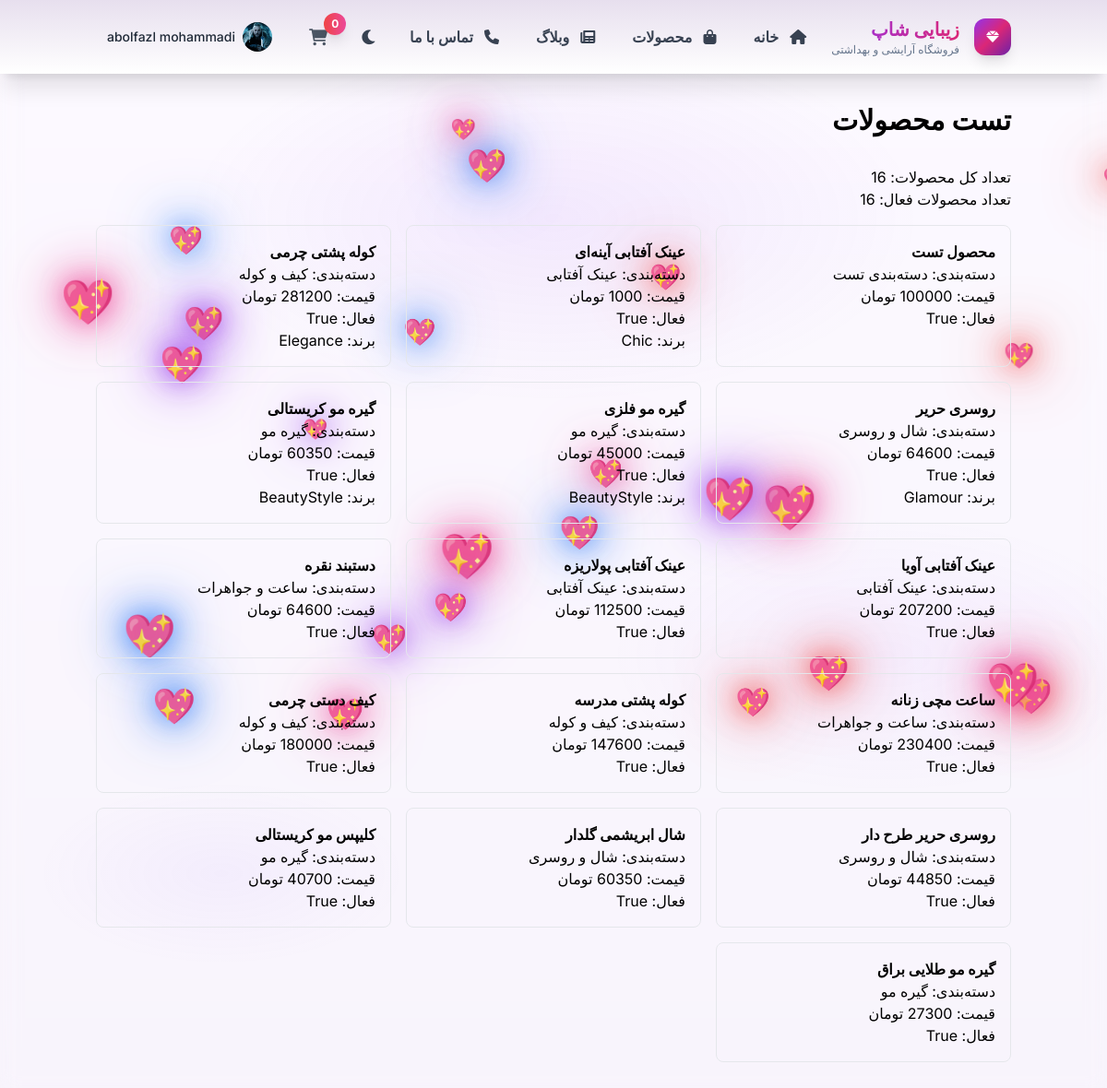
/shop/test/ (signed in), run on the app's committed database.
### core/models.py (models this page shows, shortened)
class User(AbstractUser):
    email = models.EmailField(unique=True, verbose_name='ایمیل')
    phone = models.CharField(max_length=11, unique=True, verbose_name='شماره موبایل')
    first_name = models.CharField(max_length=100, verbose_name='نام')
    last_name = models.CharField(max_length=100, verbose_name='نام خانوادگی')
    profile_image = models.ImageField(
        upload_to=user_profile_image_path, blank=True, null=True, verbose_name='عکس پروفایل'
    )
    province = models.ForeignKey(Province, on_delete=models.SET_NULL, null=True, blank=True, verbose_name='استان')
    city = models.ForeignKey(City, on_delete=models.SET_NULL, null=True, blank=True, verbose_name='شهر')
    address = models.CharField(max_length=300, blank=True, null=True, verbose_name='آدرس دقیق')
    updated_at = models.DateTimeField(auto_now=True, verbose_name='تاریخ بروزرسانی')
    USERNAME_FIELD = 'email'
    REQUIRED_FIELDS = ['username']
    class Meta:
        verbose_name = 'کاربر'
        verbose_name_plural = 'کاربران'

### shop/models.py (models this page shows, shortened)
class Product(models.Model):
    DISCOUNT_TYPE_CHOICES = [
        ('percentage', 'درصدی'),
        ('fixed', 'مبلغ ثابت'),
    ]
    STATUS_CHOICES = [
        ('active', 'فعال'),
        ('inactive', 'غیرفعال'),
        ('out_of_stock', 'ناموجود'),
    ]
    name = models.CharField(max_length=200, verbose_name="نام محصول")
    slug = models.SlugField(max_length=200, unique=True, allow_unicode=True, verbose_name="اسلاگ")
    category = models.ForeignKey(Category, on_delete=models.CASCADE, related_name='products', verbose_name="دسته‌بندی")
    brand = models.ForeignKey(Brand, on_delete=models.SET_NULL, null=True, blank=True, related_name='products', verbose_name="برند")
    description = models.TextField(verbose_name="توضیحات")
    short_description = models.CharField(max_length=300, blank=True, verbose_name="توضیحات کوتاه")
    price = models.DecimalField(max_digits=10, decimal_places=0, verbose_name="قیمت")
    original_price = models.DecimalField(max_digits=10, decimal_places=0, blank=True, null=True, verbose_name="قیمت اصلی")
    discount_percentage = models.PositiveIntegerField(default=0, validators=[MinValueValidator(0), MaxValueValidator(100)], verbose_name="درصد تخفیف")
    discount_amount = models.DecimalField(max_digits=10, decimal_places=0, default=0, verbose_name="مبلغ تخفیف")
    stock_quantity = models.PositiveIntegerField(default=0, verbose_name="موجودی")
    min_stock_alert = models.PositiveIntegerField(default=5, verbose_name="حداقل موجودی هشدار")
    model = models.CharField(max_length=100, blank=True, verbose_name="مدل")
    color = models.CharField(max_length=50, blank=True, verbose_name="رنگ")
    size = models.CharField(max_length=50, blank=True, verbose_name="سایز")
    weight = models.DecimalField(max_digits=8, decimal_places=2, blank=True, null=True, verbose_name="وزن (گرم)")
    dimensions = models.CharField(max_length=100, blank=True, verbose_name="ابعاد")
    is_featured = models.BooleanField(default=False, verbose_name="محصول ویژه")
    is_bestseller = models.BooleanField(default=False, verbose_name="پرفروش")
    is_new = models.BooleanField(default=False, verbose_name="جدید")
    is_luxury = models.BooleanField(default=False, verbose_name="لوکس")
    has_discount = models.BooleanField(default=False, verbose_name="دارای تخفیف")
    rating = models.DecimalField(max_digits=3, decimal_places=1, default=0, validators=[MinValueValidator(0), MaxValueValidator(5)], verbose_name="امتیاز")
    review_count = models.PositiveIntegerField(default=0, verbose_name="تعداد نظرات")
    view_count = models.PositiveIntegerField(default=0, verbose_name="تعداد بازدید")
    status = models.CharField(max_length=20, choices=STATUS_CHOICES, default='active', verbose_name="وضعیت")
    is_active = models.BooleanField(default=True, verbose_name="فعال")
    meta_title = models.CharField(max_length=200, blank=True, verbose_name="عنوان متا")
    meta_description = models.TextField(blank=True, verbose_name="توضیحات متا")
    meta_keywords = models.CharField(max_length=500, blank=True, verbose_name="کلمات کلیدی متا")
    telegram_link = models.URLField(blank=True, verbose_name="لینک تلگرام")
    instagram_link = models.URLField(blank=True, verbose_name="لینک اینستاگرام")
    facebook_link = models.URLField(blank=True, verbose_name="لینک فیسبوک")
    created_at = models.DateTimeField(auto_now_add=True, verbose_name="تاریخ ایجاد")
    updated_at = models.DateTimeField(auto_now=True, verbose_name="تاریخ بروزرسانی")
    published_at = models.DateTimeField(default=timezone.now, verbose_name="تاریخ انتشار")
    class Meta:
        verbose_name = "محصول"
        verbose_name_plural = "محصولات"
        ordering = ['-created_at']

class Category(models.Model):
    name = models.CharField(max_length=100, verbose_name="نام دسته‌بندی")
    slug = models.SlugField(max_length=100, unique=True, allow_unicode=True, verbose_name="اسلاگ")
    icon = models.CharField(max_length=50, blank=True, verbose_name="آیکون")
    description = models.TextField(blank=True, verbose_name="توضیحات")
    is_active = models.BooleanField(default=True, verbose_name="فعال")
    created_at = models.DateTimeField(auto_now_add=True, verbose_name="تاریخ ایجاد")
    updated_at = models.DateTimeField(auto_now=True, verbose_name="تاریخ بروزرسانی")
    class Meta:
        verbose_name = "دسته‌بندی"
        verbose_name_plural = "دسته‌بندی‌ها"
        ordering = ['name', '-created_at']

class Brand(models.Model):
    name = models.CharField(max_length=100, verbose_name="نام برند")
    slug = models.SlugField(max_length=100, unique=True, allow_unicode=True, verbose_name="اسلاگ")
    logo = models.ImageField(upload_to='brands/', blank=True, null=True, verbose_name="لوگو")
    description = models.TextField(blank=True, verbose_name="توضیحات")
    website = models.URLField(blank=True, verbose_name="وب‌سایت")
    is_active = models.BooleanField(default=True, verbose_name="فعال")
    created_at = models.DateTimeField(auto_now_add=True, verbose_name="تاریخ ایجاد")
    updated_at = models.DateTimeField(auto_now=True, verbose_name="تاریخ بروزرسانی")
    class Meta:
        verbose_name = "برند"
        verbose_name_plural = "برندها"
        ordering = ['name', '-created_at']

### shop/views.py (the view)
# urls.py: path('test/', views.test_products, name='test_products'),
def test_products(request):
    products = Product.objects.filter(is_active=True, stock_quantity__gt=0).select_related('category', 'brand')
    context = {
        'products': products,
        'total_products': products.count(),
    }
    return render(request, 'shop/test_products.html', context)

### shop/templates/shop/test_products.html
{% extends "base.html" %}
{% block content %}
<div class="container mx-auto px-4 py-8">
    <h1 class="text-3xl font-bold mb-8">تست محصولات</h1>
    <div class="mb-4">
        <p>تعداد کل محصولات: {{ products|length }}</p>
        <p>تعداد محصولات فعال: {{ total_products }}</p>
    </div>
    <div class="grid grid-cols-1 md:grid-cols-2 lg:grid-cols-3 gap-4">
        {% for product in products %}
        <div class="border rounded-lg p-4">
            <h3 class="font-bold">{{ product.name }}</h3>
            <p>دسته‌بندی: {{ product.category.name }}</p>
            <p>قیمت: {{ product.price }} تومان</p>
            <p>فعال: {{ product.is_active }}</p>
            {% if product.brand %}
            <p>برند: {{ product.brand.name }}</p>
            {% endif %}
        </div>
        {% empty %}
        <div class="col-span-full text-center">
            <p>هیچ محصولی یافت نشد!</p>
        </div>
        {% endfor %}
    </div>
</div>
{% endblock %}

### templates/base.html (shortened to what this page needs)
{% load static %}
{% load date_filters %}
<!DOCTYPE html>
<html lang="fa" dir="rtl">
<head>
    <script src="https://cdn.tailwindcss.com"></script>
    <link rel="stylesheet" href="https://cdnjs.cloudflare.com/ajax/libs/font-awesome/6.0.0/css/all.min.css">
    <link rel="stylesheet" href="https://cdn.jsdelivr.net/npm/bootstrap-icons@1.12.1/font/bootstrap-icons.min.css" />
    <link rel="stylesheet" href="{% static 'css/main.css' %}" />
    <link rel="stylesheet" href="{% static 'css/home.css' %}" />
    <script src="https://cdn.tailwindcss.com"></script>
</head>
<body class="theme-bg-secondary">
    <div class="hearts-background" id="hearts-bg"></div>
    <header class="theme-bg shadow-xl sticky top-0 z-40 backdrop-blur-md bg-white/95 dark:bg-gray-900/95">
        <div class="container mx-auto px-4">
            <div class="flex items-center justify-between py-3">
                <div class="flex items-center gap-4">
                    <div class="w-10 h-10 bg-gradient-to-br from-purple-600 via-pink-600 to-purple-800 rounded-xl flex items-center justify-center shadow-lg transform hover:scale-105 transition-transform">
                        <i class="fas fa-gem text-white text-sm"></i>
                    </div>
                    <div>
                        <h1 class="text-xl font-bold bg-gradient-to-r from-purple-600 to-pink-600 bg-clip-text text-transparent">زیبایی شاپ</h1>
                        <p class="text-xs theme-text-secondary font-medium">فروشگاه آرایشی و بهداشتی</p>
                    </div>
                </div>
                <nav class="desktop-nav hidden lg:flex items-center gap-2">
                    <a href="{% url 'home' %}" class="nav-link px-4 py-2 rounded-lg font-semibold hover:bg-purple-50 dark:hover:bg-purple-900/20 hover:text-purple-600 transition-all duration-300 relative group text-gray-700 dark:text-gray-300">
                        <i class="fas fa-home ml-2 text-gray-700 dark:text-gray-300"></i>
                        خانه
                    </a>
                    <a href="{% url 'shop:product_list' %}" class="nav-link px-4 py-2 rounded-lg font-semibold hover:bg-purple-50 dark:hover:bg-purple-900/20 hover:text-purple-600 transition-all duration-300 relative group text-gray-700 dark:text-gray-300">
                        <i class="fas fa-shopping-bag ml-2 text-gray-700 dark:text-gray-300"></i>
                        محصولات
                    </a>
                    <a href="{% url 'blog:blog_home' %}" class="nav-link px-4 py-2 rounded-lg font-semibold hover:bg-purple-50 dark:hover:bg-purple-900/20 hover:text-purple-600 transition-all duration-300 relative group text-gray-700 dark:text-gray-300">
                        <i class="fas fa-newspaper ml-2 text-gray-700 dark:text-gray-300"></i>
                        وبلاگ
                    </a>
                    <a href="#" class="nav-link px-4 py-2 rounded-lg font-semibold hover:bg-purple-50 dark:hover:bg-purple-900/20 hover:text-purple-600 transition-all duration-300 relative group text-gray-700 dark:text-gray-300">
                        <i class="fas fa-phone ml-2 text-gray-700 dark:text-gray-300"></i>
                        تماس با ما
                    </a>
                </nav>
                <div class="flex items-center gap-3">
                    <button onclick="toggleTheme()" class="p-2 text-gray-700 dark:text-gray-200 hover:text-purple-600 transition-colors">
                        <i id="theme-icon" class="fas fa-moon text-lg"></i>
                    </button>
                    <a href="{% url 'shop:cart' %}" class="nav-link px-4 py-2 rounded-lg font-semibold hover:bg-purple-50 dark:hover:bg-purple-900/20 hover:text-purple-600 transition-all duration-300 relative group text-gray-700 dark:text-gray-300">
                        <i class="fas fa-shopping-cart text-lg text-gray-600 dark:text-gray-200"></i>
                        <span id="cart-count" class="absolute -top-1 -right-1 bg-gradient-to-r from-red-500 to-pink-500 text-white text-xs rounded-full w-6 h-6 flex items-center justify-center font-bold shadow-lg animate-pulse">0</span>
                    </a>
                 {% if user.is_authenticated %}
                     <a href="{% url 'core:profile' %}" class="hidden lg:flex items-center gap-2 p-3 rounded-xl hover:bg-gray-100 dark:hover:bg-gray-700 transition-all duration-300 transform hover:scale-105">
                         {% if user.profile_image %}
                             <img src="{{ user.profile_image.url }}" alt="پروفایل" class="w-8 h-8 rounded-full object-cover">
                         {% else %}
                             <div class="w-8 h-8 bg-gradient-to-br from-purple-600 to-pink-600 rounded-full flex items-center justify-center">
                                 <i class="fas fa-user text-white text-sm"></i>
                             </div>
                         {% endif %}
                         <span class="text-sm font-medium text-gray-800 dark:text-gray-200 hidden md:block">{{ user.get_full_name|default:user.email }}</span>
                     </a>
                 {% endif %}
                </div>
            </div>
        </div>
    </header>
    {% block content %}
    {% endblock %}
</body>
</html>

### static/css/main.css (style rules this page uses)
* { font-family: 'Inter', 'Poppins', -apple-system, BlinkMacSystemFont, 'Segoe UI', Roboto, Oxygen, Ubuntu, Cantarell, sans-serif; font-feature-settings: 'cv02', 'cv03', 'cv04', 'cv11'; }
.theme-bg { background: #f1f5f9; }
.theme-bg-secondary { background: #e2e8f0; }
.theme-text-secondary { color: #64748b; }
html.light body, body:not(.dark) { background: linear-gradient(135deg, #f8fafc 0%, #e2e8f0 50%, #cbd5e1 100%); position: relative; min-height: 100vh; }
html.light body::before, body:not(.dark)::before { content: ''; position: fixed; top: 0; left: 0; width: 100%; height: 100%; background: radial-gradient(ellipse 800px 400px at 50% 20%, rgba(147, 51, 234, 0.08) 0%, transparent 50%), radial-gradient(ellipse 600px 300px at 80% 60%, rgba(168, 85, 247, 0.06) 0%, transparent 50%), radial-gradient(ellipse 400px 200px at 20% 80%, rgba(139, 92, 246, 0.05) 0%, transparent 50%); z-index: -2; pointer-events: none; backdrop-filter: blur(10px); }
.text-gray-800 { color: #1f2937; }
.hearts-background { position: fixed; top: 0; left: 0; width: 100vw; height: 100vh; z-index: 0; pointer-events: none; }
.light .theme-bg-secondary { background-image: linear-gradient(to bottom, #a287ba, #ffffff) !important; }
.light .theme-bg { background-image: linear-gradient(to bottom, #f5ebff, #ffffff) !important; }
.light .theme-bg-secondary { background-image: linear-gradient(to bottom, #fcf9ff, #f8f4fc) !important; }
body:not(.dark) .bg-white\/95 { background-image: linear-gradient(to bottom, #e7dfee, #ffffff) !important; }
footer, header { position: relative; z-index: 20; }
main, .container, .content { position: relative; z-index: 10; }

### data on the page
User: profile_image (placeholder picture), get_full_name "abolfazl mohammadi"
Product: name "محصول تست", category.name "دسته‌بندی تست", price "100000", is_active "True"
Product: name "عینک آفتابی آینه‌ای", category.name "عینک آفتابی", is_active "True", brand.name "Chic"
Product: name "کوله پشتی چرمی", category.name "کیف و کوله", price "281200", is_active "True", brand.name "Elegance"
Product: name "روسری حریر", category.name "شال و روسری", is_active "True", brand.name "Glamour"
Product: name "گیره مو فلزی", category.name "گیره مو", price "45000", is_active "True", brand.name "BeautyStyle"
Product: name "گیره مو کریستالی", category.name "گیره مو", is_active "True", brand.name "BeautyStyle"
Product: name "عینک آفتابی آویا", category.name "عینک آفتابی", is_active "True"
Product: name "عینک آفتابی پولاریزه", category.name "عینک آفتابی", price "112500", is_active "True"
Product: name "دستبند نقره", category.name "ساعت و جواهرات", is_active "True"
Product: name "ساعت مچی زنانه", category.name "ساعت و جواهرات", price "230400", is_active "True"
Product: name "کوله پشتی مدرسه", category.name "کیف و کوله", is_active "True"
Product: name "کیف دستی چرمی", category.name "کیف و کوله", is_active "True"
Product: name "روسری حریر طرح دار", category.name "شال و روسری", price "44850", is_active "True"
Product: name "شال ابریشمی گلدار", category.name "شال و روسری", is_active "True"
Product: name "کلیپس مو کریستالی", category.name "گیره مو", price "40700", is_active "True"
Product: name "گیره مو طلایی براق", category.name "گیره مو", is_active "True"

### other printed values
{{ products|length }} "16"
{{ total_products }} "16"
